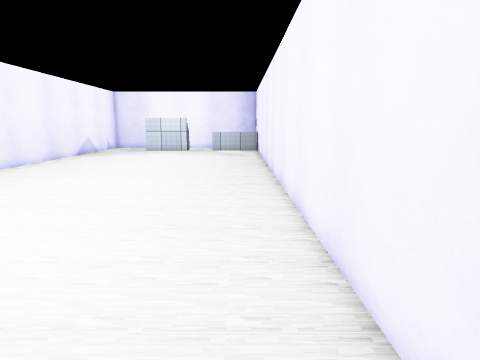
[1] (above)

12 first-person views from a walk through a 3-D level made in the Unity game engine. The camera is 1.3 m above the floor, tilts 10° down and sees 75° across. The floor is counted in squares, 0.5 m on a side. Each view is taken from the middle of a square. On the plan, view 1 faces up. The plan holds only what a view shows up to about 20 squares ahead; the rest is blank. The player character is not drawn. Some animated figures are left out. Some surface patterns are stand-ins.

[2]
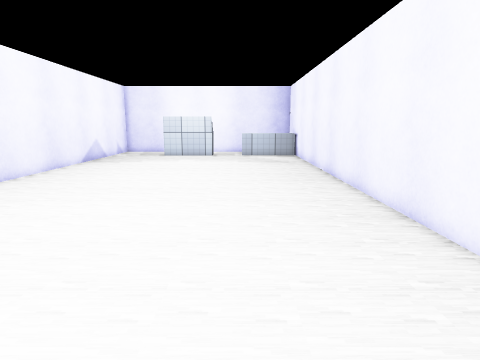

[3]
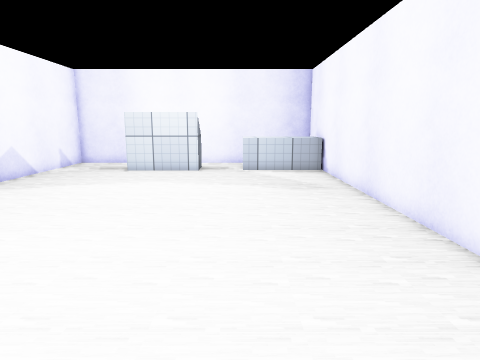

[4]
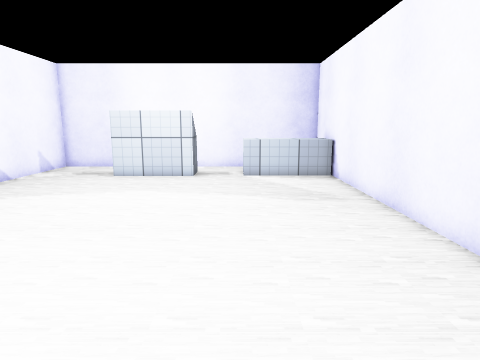

[5]
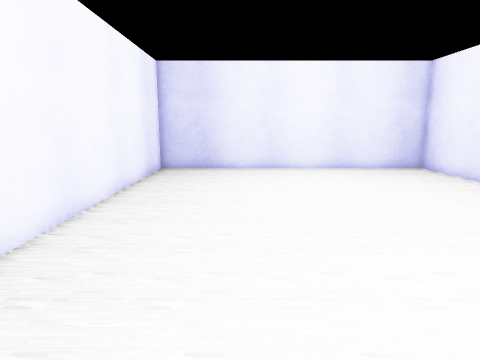

[6]
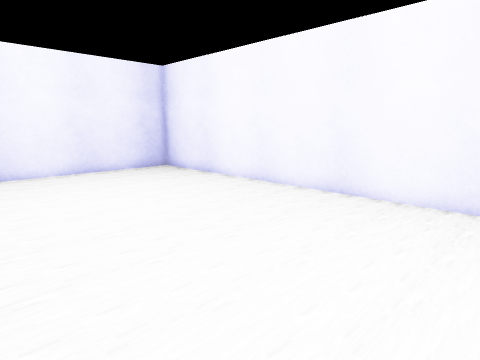

[7]
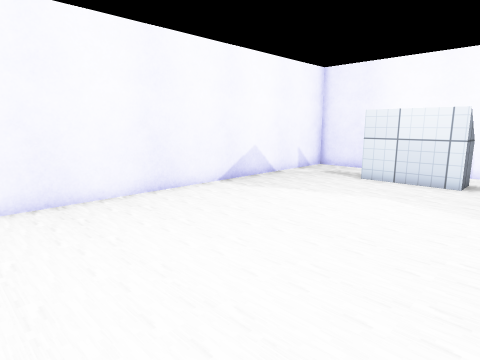

[8]
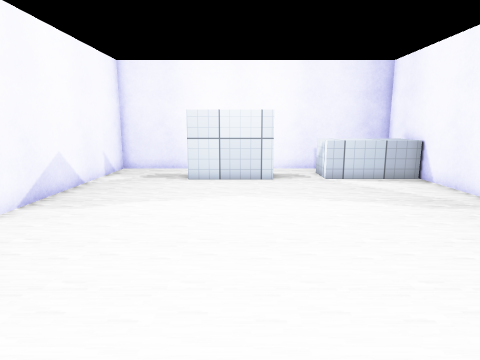

[9]
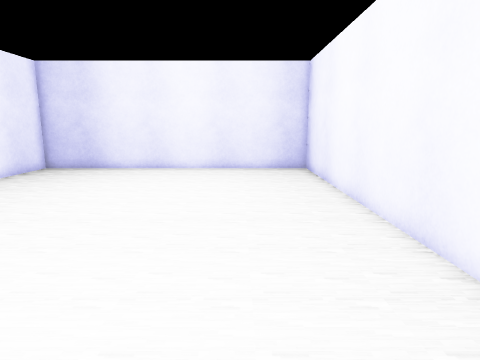

[10]
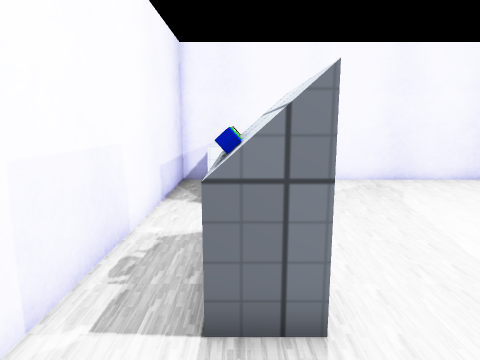

[11]
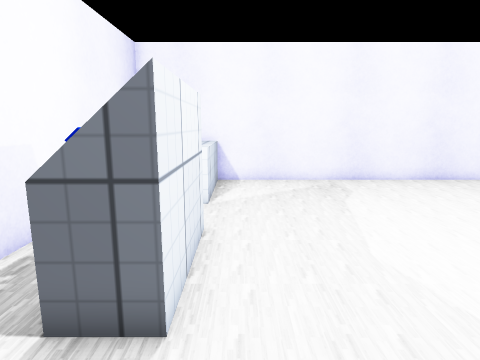

[12]
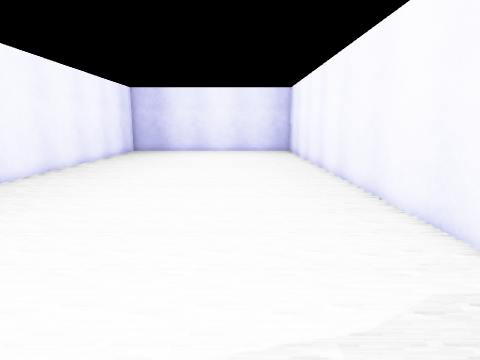

### Floor plan
Ten units are one square. View 1 is at (0, 0); x grows to the right and y downward. Boxes are objects, and circles mark ways between rooms. Rooms are numbered by the first view taken in them; rooms with no view inside come last. Other rooms are left out.
<svg viewBox="-145 -362 168 376">
<path fill="none" stroke="#000" d="M-54 -335 -54 -319 -95 -319 -95 -326M-140 -325 -140 9 18 9 18 -357 -140 -357 -140 -335M18 -319 -28 -319 -28 -341M-140 -335 -140 -325"/>
<rect x="-95" y="-335" width="20" height="10" fill="#bbb"><title>other object</title></rect>
<circle cx="-115" cy="-320" r="3" fill="#2a7"/>
<circle cx="-115" cy="-340" r="3" fill="#2a7"/>
<text x="-60" y="-170">1</text>
<text x="-110" y="-330">2</text>
</svg>
Room 1 opens to room 2.

Where each view was taken, in squares from view 1:
view 1: 0 up, 0 right, facing up
view 2: 5 up, 3 left, facing up
view 3: 14 up, 3 left, facing up
view 4: 16 up, 3 left, facing up
view 5: 18 up, 3 left, facing down
view 6: 17 up, 3 left, facing down-left
view 7: 17 up, 3 left, facing up-left
view 8: 17 up, 7 left, facing up
view 9: 18 up, 10 left, facing down
view 10: 33 up, 13 left, facing right
view 11: 31 up, 13 left, facing right
view 12: 31 up, 9 left, facing down
